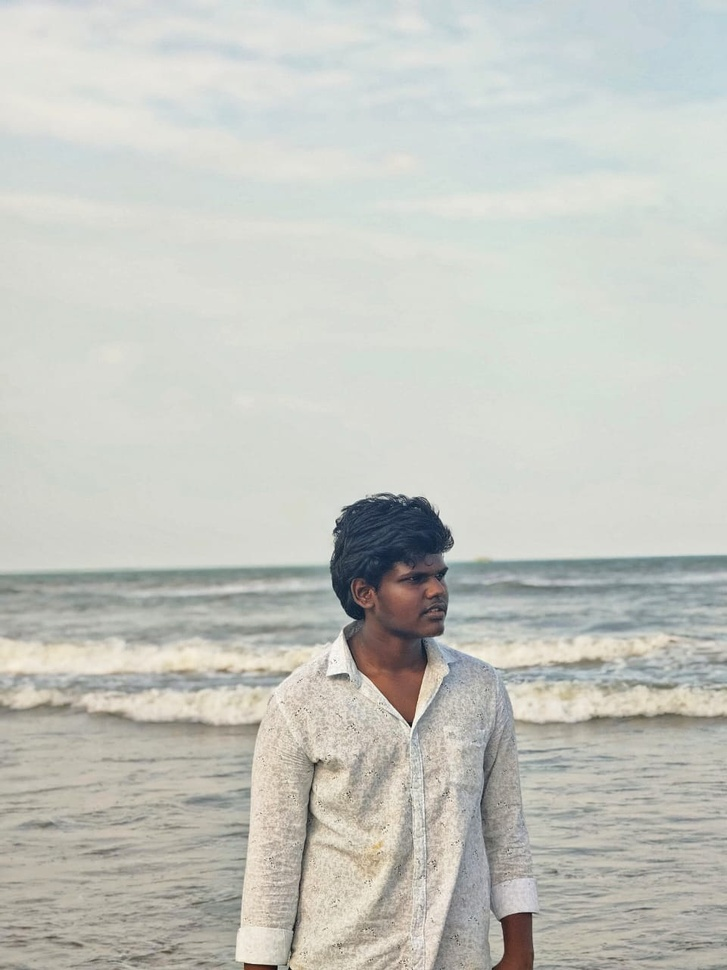
#> input picture image.jpeg, 727 x 970 px, shrunk from 960 x 1280 before the run
$ jupyter execute EXP5.ipynb   (older library calls are emulated)
#> lines starting #> are read from the running program, lines starting #| are printed output that depends on the picture
# Ex.No:5 Implementation of filter
# Name: Vignesh.P
# Register No: 212224230302

[cell 1]
import cv2
import matplotlib.pyplot as plt
import numpy as np
image1=cv2.imread("image.jpeg")
#> image1 is the input picture: shape (970, 727, 3); mean B, G, R 192.1, 198.3, 196.5
image2=cv2.cvtColor(image1,cv2.COLOR_BGR2RGB)
kernel=np.ones((11,11),np.float32)/169
image3=cv2.filter2D(image2,-1,kernel)
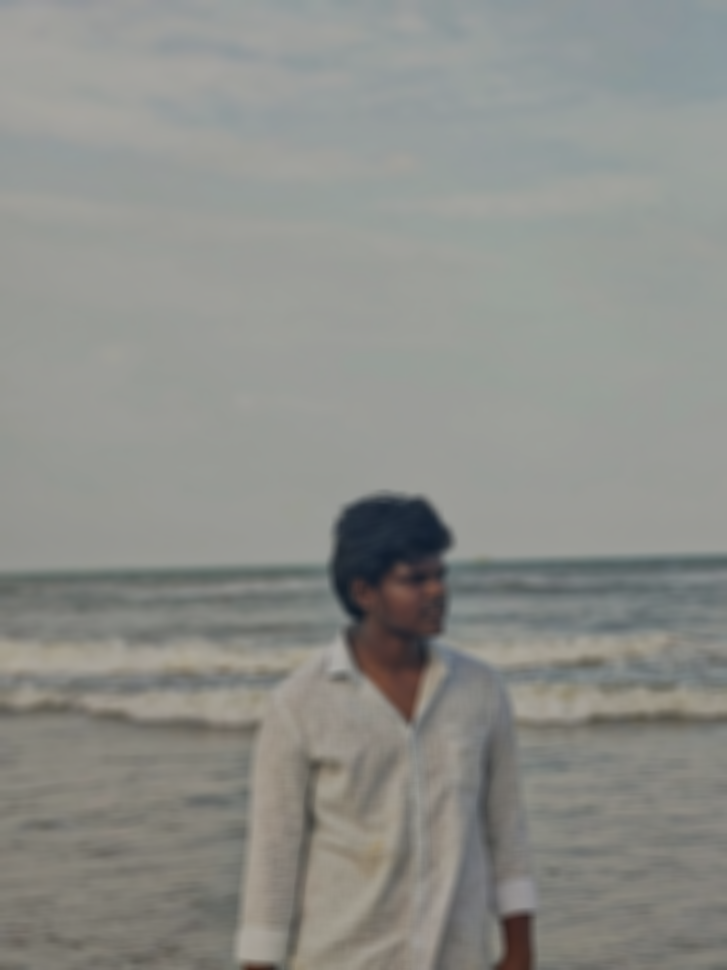
#> image3: shape (970, 727, 3); mean R, G, B 140.7, 142, 137.5
plt.figure(figsize=(9,9))
plt.subplot(1,2,1)
plt.imshow(image2)
plt.title("Original Image")
plt.axis("off")
plt.subplot(1,2,2)
plt.imshow(image3)
plt.title("Average Filter Image")
plt.axis("off")
plt.show()
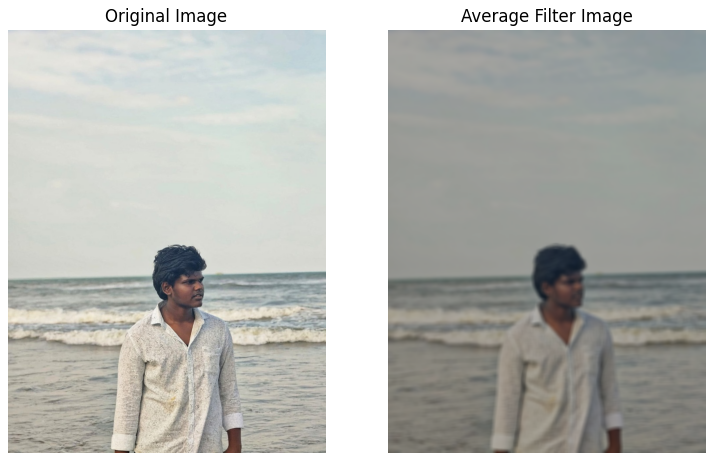
#> figure drawn by matplotlib, 2 panels

[cell 2]
kernel1=np.array([[1,2,1],[2,4,2],[1,2,1]])/16
image2=cv2.cvtColor(image1,cv2.COLOR_BGR2RGB)
image3=cv2.filter2D(image2,-1,kernel1)
plt.subplot(1,2,1)
plt.imshow(image2)
plt.title("Original Image")
plt.axis("off")
plt.subplot(1,2,2)
plt.imshow(image3)
plt.title("Weighted Average Filter Image")
plt.axis("off")
plt.show()
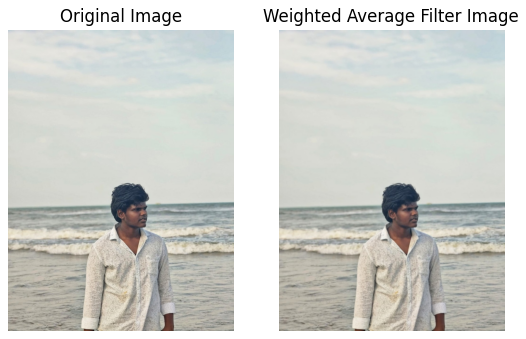
#> figure drawn by matplotlib, 2 panels

[cell 3]
gaussian_blur=cv2.GaussianBlur(image2,(33,33),0,0)
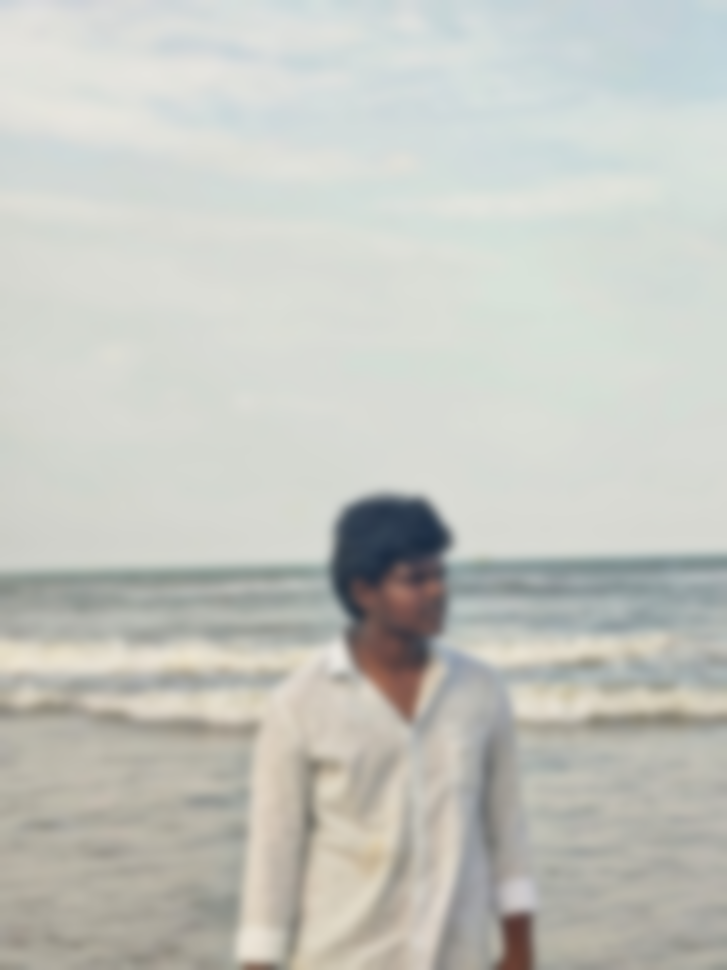
#> gaussian_blur: shape (970, 727, 3); mean R, G, B 196.5, 198.3, 192.1
plt.subplot(1,2,1)
plt.imshow(image2)
plt.title("Original Image")
plt.axis("off")
plt.subplot(1,2,2)
plt.imshow(gaussian_blur)
plt.title("Gaussian Blur")
plt.axis("off")
plt.show()

[cell 4]
median=cv2.medianBlur(image2,13)
plt.figure(figsize=(9,9))
plt.subplot(1,2,1)
plt.imshow(image2)
plt.title("Original Image")
plt.axis("off")
plt.subplot(1,2,2)
plt.imshow(median)
plt.title("Median Blur")
plt.axis("off")
plt.show()

[cell 5]
kernel2=np.array([[-1,-1,-1],[2,-2,1],[2,1,-1]])
image3=cv2.filter2D(image2,-1,kernel2)
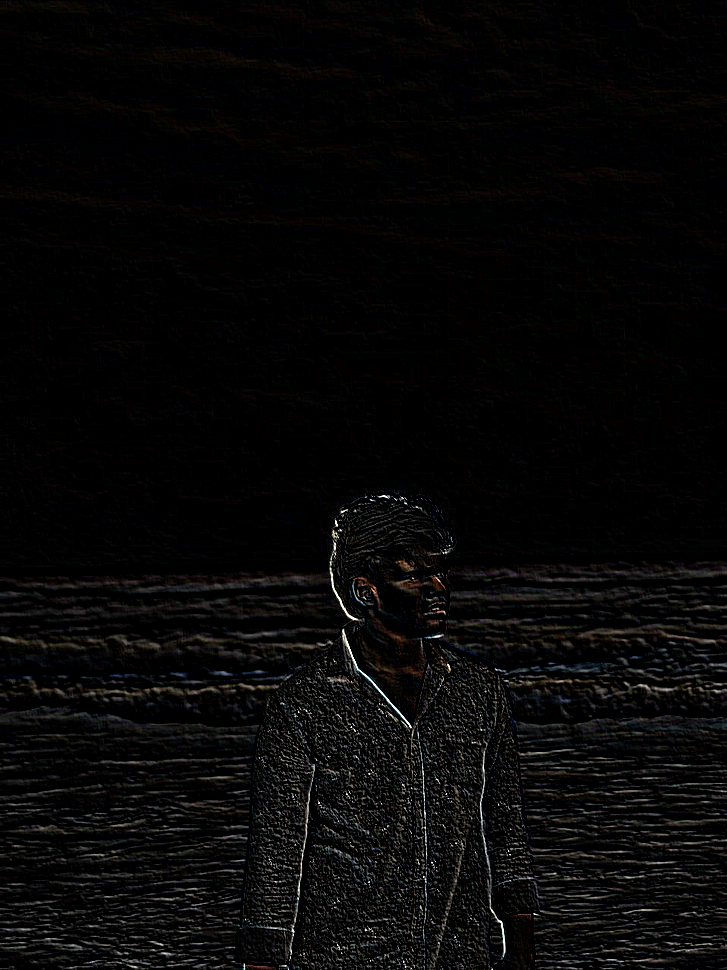
#> image3: shape (970, 727, 3); mean R, G, B 7.7, 7.3, 7.2
plt.subplot(1,2,1)
plt.imshow(image2)
plt.title("Original Image")
plt.axis("off")
plt.subplot(1,2,2)
plt.imshow(image3)
plt.title("Laplacian Kernel")
plt.axis("off")
plt.show()

[cell 6]
laplacian=cv2.Laplacian(image2,cv2.CV_64F)
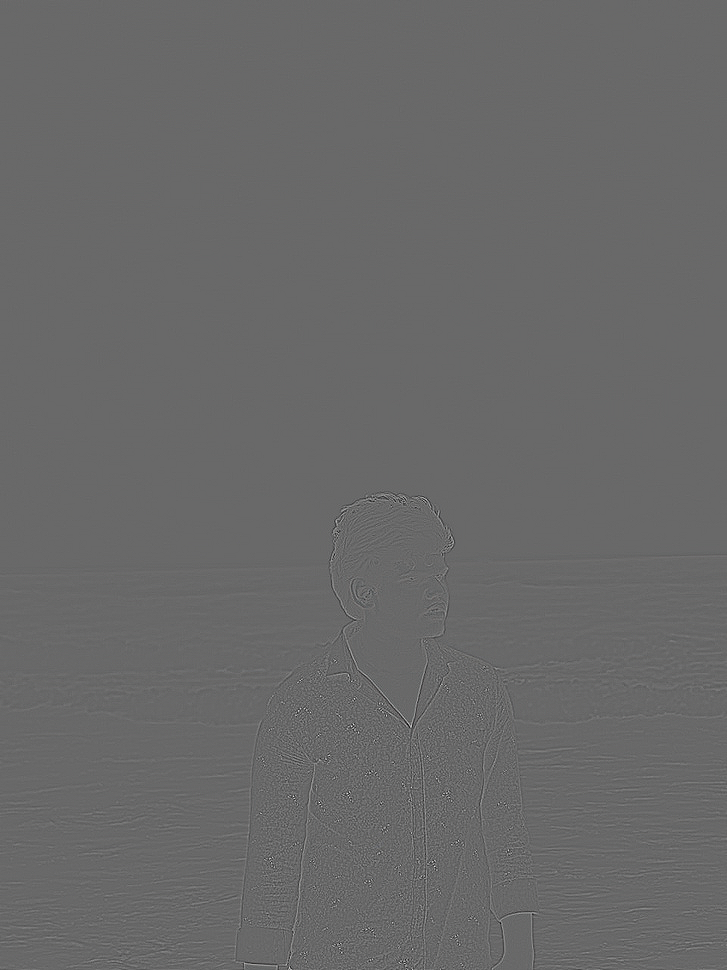
#> laplacian: shape (970, 727, 3) float64; mean R, G, B 0, 0, 0; drawn with min black and max white
plt.subplot(1,2,1)
plt.imshow(image2)
plt.title("Original Image")
plt.axis("off")
plt.subplot(1,2,2)
plt.imshow(laplacian)
plt.title("Laplacian Operator")
plt.axis("off")
plt.show()
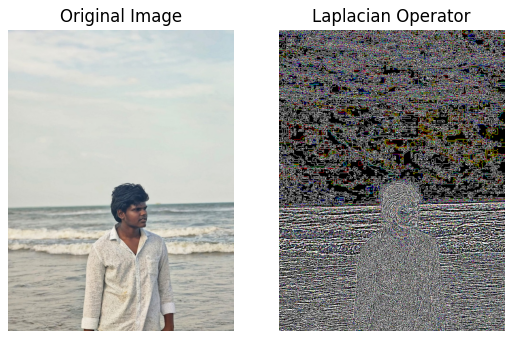
#> figure drawn by matplotlib, 2 panels
